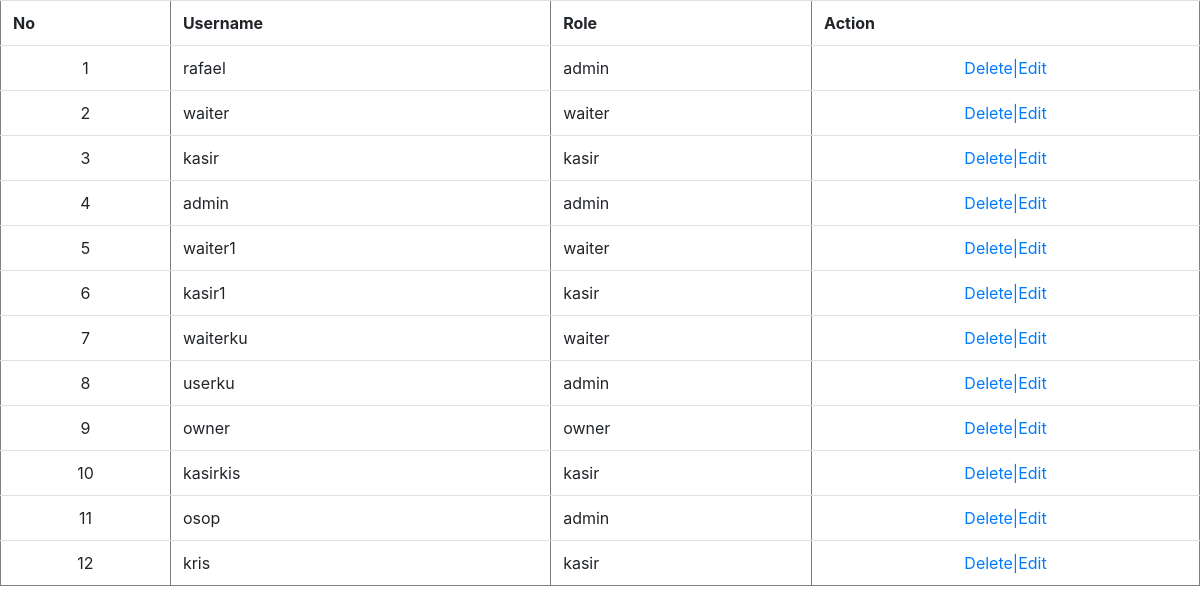
Page /list_user.php on the committed database.
### tables this page shows
CREATE TABLE `user` (
  `id` int(25) NOT NULL AUTO_INCREMENT,
  `nama` varchar(25) DEFAULT NULL,
  `role` varchar(25) DEFAULT NULL,
  PRIMARY KEY (`id`)
);

### list_user.php (the view, shortened to what this page needs)
<?php
include("koneksi.php");
?>
<link rel='stylesheet' href='style/css/bootstrap.min.css'>
<table border=1 class='table' cellpadding=5>
<tr>
<th>No</th>
<th>Username</th>
<th>Role</th>
<th>Action</th>
</tr>
<?php
$no=1;
$user=$_SESSION['user'];
$q="SELECT * FROM user where nama<>'$user'";
$a=mysqli_query($con,$q);
while($d=mysqli_fetch_array($a)){
	?>
	<tr>
	<td><center><?php echo $no++; ?></center></td>
	<td><?php echo $d["nama"];?></td>
	<td><?php echo $d["role"];?></td>
	<td align=center><a href='delete_user.php?id=<?php echo $d["id"];?>'>Delete|</a><a href='edit_user.php?id=<?php echo $d["id"];?>'>Edit</td>
	</tr>
<?php
}
?>
	</table>

### list_user.php (style rules this page uses)
.table { border-collapse:collapse; width:100%; }

### rows in the picture
user: nama "rafael", role "admin"
user: nama "waiter", role "waiter"
user: nama "kasir", role "kasir"
user: nama "admin", role "admin"
user: nama "waiter1", role "waiter"
user: nama "kasir1", role "kasir"
user: nama "waiterku", role "waiter"
user: nama "userku", role "admin"
user: nama "owner", role "owner"
user: nama "kasirkis", role "kasir"
user: nama "osop", role "admin"
user: nama "kris", role "kasir"
